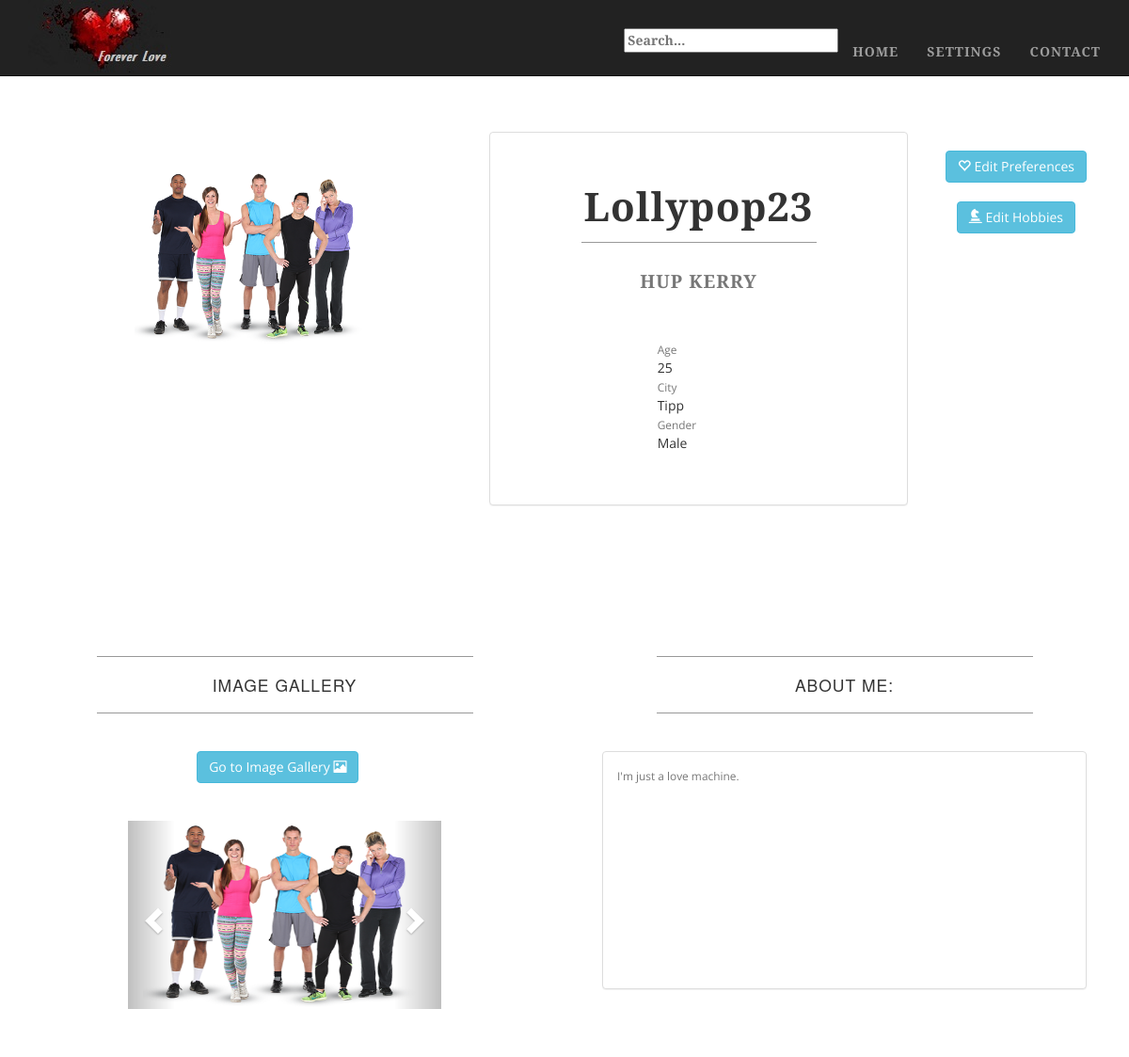
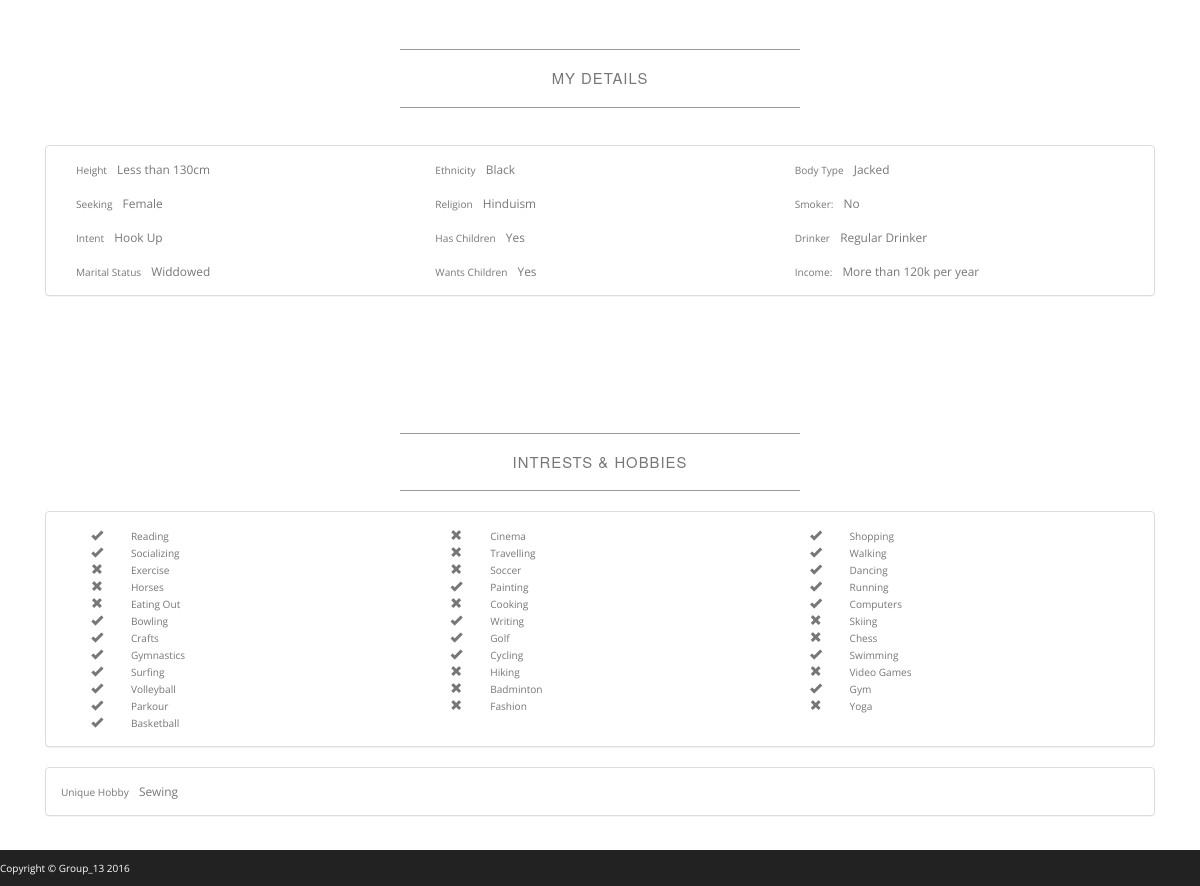
The app's page /profilePage.php with its own data (2 pictures, top to bottom).
### tables this page shows
CREATE TABLE IF NOT EXISTS `registration_details` (
  `user_id` int(11) NOT NULL AUTO_INCREMENT,
  `username` varchar(32) NOT NULL,
  `first_name` varchar(32) NOT NULL,
  `last_name` varchar(32) NOT NULL,
  `password` varchar(256) NOT NULL,
  `email` varchar(128) NOT NULL,
  PRIMARY KEY (`user_id`),
  UNIQUE KEY `Username` (`username`,`email`)
);

CREATE TABLE IF NOT EXISTS `preference_details` (
  `user_id` int(11) NOT NULL,
  `tag_line` varchar(256) DEFAULT NULL,
  `city` varchar(64) DEFAULT NULL,
  `gender` int(11) DEFAULT NULL,
  `seeking` int(11) DEFAULT NULL,
  `intent` int(11) DEFAULT NULL,
  `date_of_birth` date DEFAULT NULL,
  `height` int(11) DEFAULT NULL,
  `ethnicity` int(11) DEFAULT NULL,
  `body_type` int(11) DEFAULT NULL,
  `religion` int(11) DEFAULT NULL,
  `marital_status` int(11) DEFAULT NULL,
  `income` int(11) DEFAULT NULL,
  `has_children` int(11) DEFAULT NULL,
  `wants_children` int(11) DEFAULT NULL,
  `smoker` int(11) DEFAULT NULL,
  `drinker` int(11) DEFAULT NULL,
  `about_me` text,
  KEY `User_id` (`user_id`),
  KEY `gender` (`gender`),
  KEY `seeking` (`seeking`),
  KEY `intent` (`intent`),
  KEY `height` (`height`),
  KEY `ethnicity` (`ethnicity`),
  KEY `body_type` (`body_type`),
  KEY `religion` (`religion`),
  KEY `marital_status` (`marital_status`),
  KEY `income` (`income`),
  KEY `has_children` (`has_children`),
  KEY `wants_children` (`wants_children`),
  KEY `smoker` (`smoker`),
  KEY `drinker` (`drinker`)
);

### profilePage.php (the view, shortened to what the rows shown need)
<!DOCTYPE html>
<html>
<head>
    <link href="css/bootstrap.min.css" rel="stylesheet">
    <link href="css/custom-profile.css" rel="stylesheet">
    <?php
        include($_SERVER['DOCUMENT_ROOT'].'/classes/User.php');
        $uid = 1;
        $user = new User($uid);
        $dbprf = $user->getUserPrefrences();
    function calculateAge($dob){
    $birthDate = explode("-", $dob);
    $age = (date("md", date("U", mktime(0, 0, 0, $birthDate[2], $birthDate[1], $birthDate[0]))) > date("md")
        ? ((date("Y") - $birthDate[0]) - 1)
        : (date("Y") - $birthDate[0]));
    echo $age;
    }
    ?>
</head>
<body class="full">
    <div class="container">
        <div class="row">
            <div class="box">
                <div class="col-lg-12 text-center">
                    <br><br><br>
                    <div class = "row">
                        <div class="col-md-5 col-sm-6 text-center">
                            <div class = "panel panel-default">
                                <div class = "panel-body">
                                    <br><br>
                                    <h1 class="user-name"><?php echo ($user->getUsername());?></h1>
                                    <hr class="tagline-divider">
                                    <h2>
                                        <small>
                                            <strong><?php echo ($dbprf['tag_line'])?></strong>
                                        </small>
                                    </h2>
                                    <br><br>
                                    <div class = "row">
                                        <div class="col-md-4"></div>
                                        <div class="col-md-4">
                                            <div class="col-md-4">
                                                <small class="text-muted">Age&emsp;</small><?php echo calculateAge($dbprf['date_of_birth']); ?>
                                            </div>
                                            <br><br>
                                            <div class="col-md-4">
                                                <small class="text-muted">City&emsp;</small><?php echo $dbprf['city'];?>
                                            </div>
                                            <br><br>
                                            <div class="col-md-4">
                                                <small class="text-muted">Gender&emsp;</small><?php echo $dbprf['gender'];?>
                                            </div>
                                            <br><br>
                                        </div>
                                        <div class="col-md-4"></div>
                                    </div>
                                </div>
                            </div>
                        </div>
                    </div>
                    <br><br>
                </div>
            </div>
        </div>
        <div class = "row">
            <div class="col-md-6">
                <div class="row">
                    <div class="boxLeft box">
                        <div class="col-lg-12">
                            <h2 class="intro-text text-center">Image Gallery</h2>
                            <br>
                        </div>
                    </div>
                </div>
            </div>
            <div class="col-md-6">
                <div class="row">
                    <div class="boxRight box">
                        <div class="col-lg-12">
                            <h2 class="intro-text text-center">About Me:</h2>
                            <br>
                            <div class = "panel panel-default panel-stretch">
                                <div class = "panel-body">
                                    <small class="text-muted"><?php echo ($dbprf['about_me'])  ?>
                                </div>
                            </div>
                        </div>
                    </div>
                </div>
            </div>
        </div>
        <div class="row">
            <div class="box">
                <div class="col-lg-12">
                    <h2 class="intro-text text-center">My Details</h2>
                    <br>
                </div>
            </div>
        </div>
        <div class="row">
            <div class="box">
                <div class="col-lg-12">
                    <h2 class="intro-text text-center">Intrests & Hobbies</h2>
                </div>
            </div>
        </div>
    </div>
</body>
</html>

### records on screen
registration_details: username "Lollypop23"
preference_details: tag_line "HUP KERRY", date_of_birth "25", city "Tipp", about_me "I'm just a love machine."

### other values on screen
$dbprf['gender'] "Male"
str_replace('_', ' ', $name) "Height Ethnicity Body Type Seeking Religion Intent Has Children Drinker Marital Status Wants Children"
getFieldData($name, $dbhob) "Less than 130cm Black Jacked Female Hinduism Hook Up Yes Regular Drinker Widdowed Yes"
$dbprf['income'] "More than 120k per year"
str_replace('_', ' ', $name) "Reading"
str_replace('_', ' ', $name) "Cinema"
str_replace('_', ' ', $name) "Shopping"
str_replace('_', ' ', $name) "Socializing"
str_replace('_', ' ', $name) "Travelling"
str_replace('_', ' ', $name) "Walking"
str_replace('_', ' ', $name) "Exercise"
str_replace('_', ' ', $name) "Soccer"
str_replace('_', ' ', $name) "Dancing"
str_replace('_', ' ', $name) "Horses"
str_replace('_', ' ', $name) "Painting"
